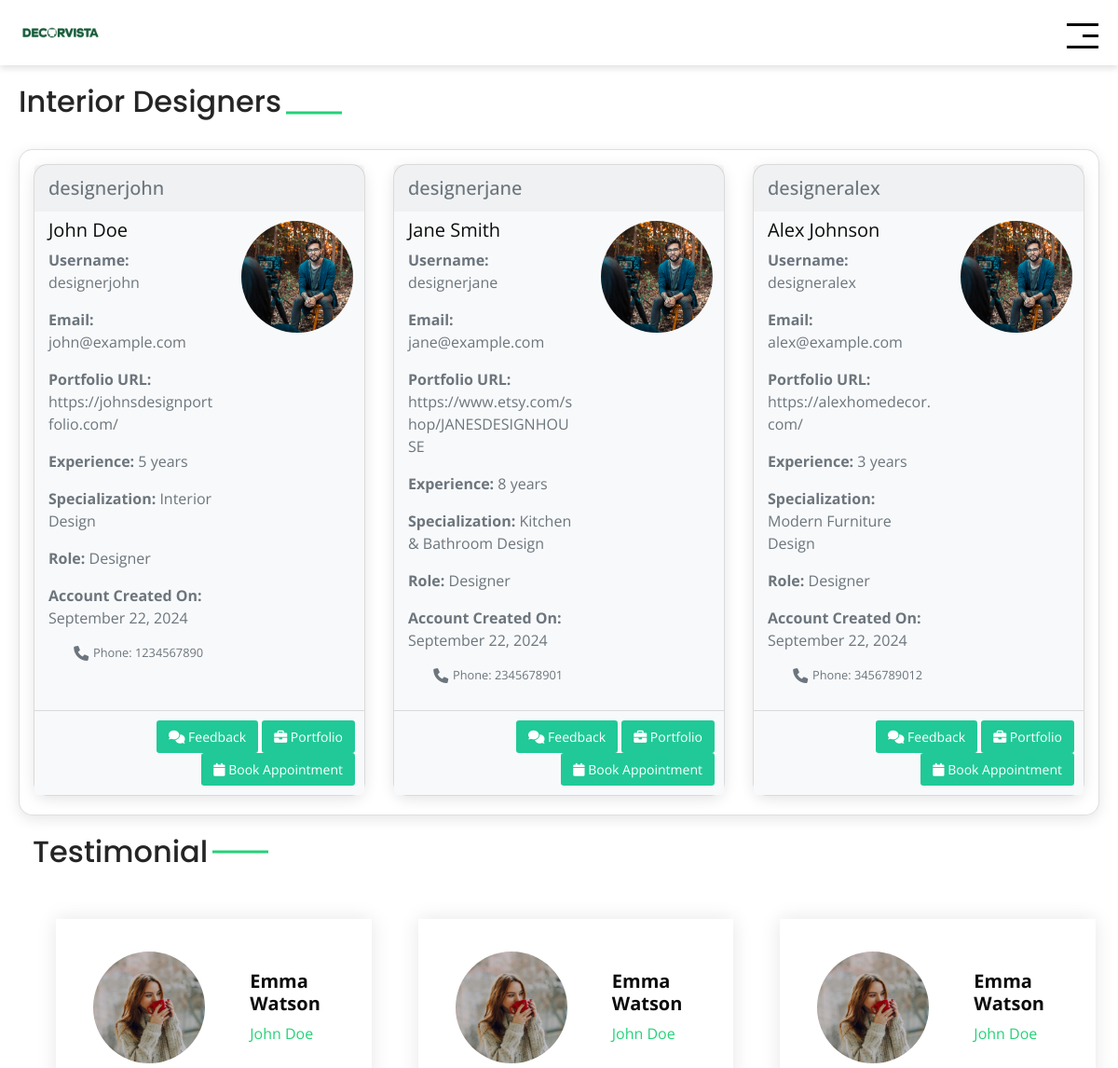
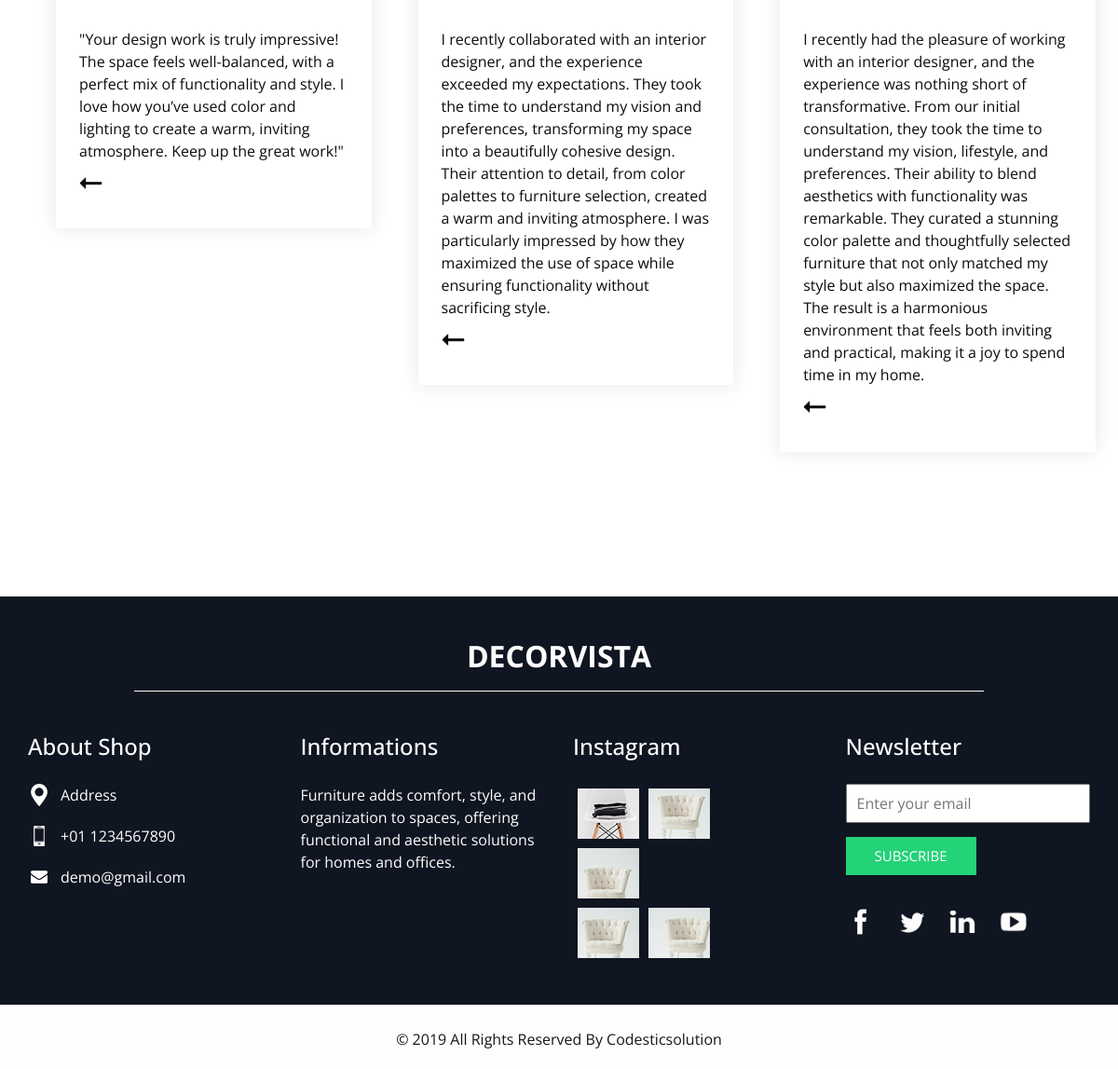
Page /decorvista/interior_design.php on the committed database (2 pictures, top to bottom).
### tables this page shows
CREATE TABLE `users` (
  `user_id` int(11) NOT NULL,
  `username` varchar(255) NOT NULL,
  `email` varchar(255) NOT NULL,
  `first_name` varchar(255) NOT NULL,
  `last_name` varchar(255) NOT NULL,
  `contact` varchar(50) NOT NULL,
  `password` varchar(255) NOT NULL,
  `role` enum('User','Designer','Admin') NOT NULL,
  `profile_photo` varchar(255) DEFAULT NULL,
  `created_at` timestamp NOT NULL DEFAULT current_timestamp(),
  `portfolio_url` varchar(255) DEFAULT NULL,
  `years_of_experience` int(11) DEFAULT NULL,
  `specialization` varchar(255) DEFAULT NULL
);

CREATE TABLE `reviews` (
  `review_id` int(11) NOT NULL,
  `user_id` int(11) NOT NULL,
  `product_id` int(11) DEFAULT NULL,
  `designer_id` int(11) DEFAULT NULL,
  `rating` int(11) DEFAULT NULL CHECK (`rating` between 1 and 5),
  `comment` text DEFAULT NULL,
  `review_date` timestamp NOT NULL DEFAULT current_timestamp()
);

### decorvista/interior_design.php (the view, shortened to what this page needs)
<?php
include("header.php");
?>
<body class="hold-transition sidebar-mini">
<div class="wrapper">
  <section class="content">
    <div class="heading_container">
      <h2 class="pb-4">
        Interior Designers
      </h2>
    </div>
    <div class="card card-solid">
      <div class="card-body pb-0">
        <div class="row">
        <?php
          $sql = "SELECT * FROM users WHERE role='Designer'";
          $result = $con->query($sql);
          if ($result->num_rows > 0) {
            while ($row = $result->fetch_assoc()) {
          ?>
          <div class="col-12 col-sm-6 col-md-4 d-flex align-items-stretch flex-column">
            <div class="card bg-light d-flex flex-fill">
              <div class="card-header text-muted border-bottom-0">
                <?php echo $row["username"]; ?>
              </div>
              <div class="card-body pt-0">
                <div class="row">
                  <div class="col-7">
                    <h2 class="lead pt-2"><b><?php echo $row["first_name"]; ?> <?php echo $row["last_name"]; ?></b></h2>
                    <p class="text-muted text-sm"><b>Username: </b><?php echo $row['username']; ?></p>
                    <p class="text-muted text-sm"><b>Email: </b><?php echo $row['email']; ?></p>
                    <p class="text-muted text-sm"><b>Portfolio URL: </b><?php echo $row['portfolio_url']; ?></p>
                    <p class="text-muted text-sm"><b>Experience: </b><?php echo $row['years_of_experience']; ?> years</p>
                    <p class="text-muted text-sm"><b>Specialization: </b><?php echo $row['specialization']; ?></p>
                    <p class="text-muted text-sm"><b>Role: </b><?php echo $row['role']; ?></p>
                    <p class="text-muted text-sm"><b>Account Created On: </b><?php echo date('F j, Y', strtotime($row['created_at'])); ?></p>
                    <ul class="ml-4 mb-0 fa-ul text-muted">
                      <li class="small"><span class="fa-li"><i class="fas fa-lg fa-phone"></i></span> Phone: <?php echo $row['contact']; ?></li>
                    </ul>
                  </div>
                  <div class="col-5 text-center">
                    <img src="../admin/uploads/profile_pictures/<?php echo $row['profile_photo']; ?>" alt="user-avatar" class="img-circle img-fluid">
                  </div>
                </div>
              </div>
              <div class="card-footer">
                <div class="text-right">
                  <a href="javascript:void(0);" class="btn btn-sm bg-teal" data-toggle="modal" data-target="#chatModal" data-fullname="<?php echo $row['first_name'] . ' ' . $row['last_name']; ?>" data-userid="<?php echo $row['user_id']; ?>">
                    <i class="fas fa-comments"></i> Feedback
                  </a>
                  <a href="portfolio.php?id=<?php echo $row['user_id']; ?>" class="btn btn-sm bg-teal">
                    <i class="fas fa-briefcase"></i> Portfolio
                  </a>
                  <a href="Consultations.php?id=<?php echo $row['user_id']; ?>" class="btn btn-sm bg-teal">
                    <i class="fas fa-calendar"></i> Book Appointment
                  </a>
                </div>
              </div>
            </div>
          </div>
          <?php
            }
          } else {
            echo "<tr><td colspan='7'>No Designers found</td></tr>";
          }
          ?>
        </div>
      </div>
    </div>
    <section class="client_section layout_padding-bottom">
      <div class="container">
        <div class="heading_container">
          <h2>
            Testimonial
          </h2>
        </div>
      </div>
      <div class="container">
        <div class="client_container layout_padding2">
        <?php
    $sql = "SELECT
    CONCAT(u1.first_name, ' ', u1.last_name) AS reviewer_full_name,
    u1.profile_photo AS reviewer_profile_photo,  -- Fetch reviewer's profile photo
    CONCAT(u2.first_name, ' ', u2.last_name) AS designer_full_name,
    u2.profile_photo AS designer_profile_photo,  -- Fetch designer's profile photo
    r.comment
FROM
    reviews r
JOIN
    users u1 ON r.user_id = u1.user_id  -- user who gave the review
JOIN
    users u2 ON r.designer_id = u2.user_id
";
    $result = $con->query($sql);
    if ($result && $result->num_rows > 0) {
        while ($row = $result->fetch_assoc()) {
    ?>
          <div class="client_box b-1">
            <div class="client-id">
            <div class="col-5 text-center">
                    <img src="../admin/uploads/profile_pictures/<?php echo $row['reviewer_profile_photo']; ?>" alt="user-avatar" class="img-circle img-fluid">
                  </div>
              <div class="name pl-5">
                <h5>
                <?php echo $row["reviewer_full_name"]; ?>
                </h5>
                <p>
                <?php echo $row["designer_full_name"]; ?>
                </p>
              </div>
            </div>
            <div class="detail">
              <p><?php echo $row["comment"]; ?></p>
              <div>
                <div class="arrow_img">
                </div>
              </div>
            </div>
          </div>
          <?php
        }
    } else {
        echo "<p>Be the first to leave a review!</p>";
    }
    ?>
        </div>
      </div>
    </section>
  </section>
</div>
<?php
include("footer.php");
?>
</body>
</html>

### decorvista/header.php (shortened to what this page needs)
<!DOCTYPE html>
<html>
<head>
  <link rel="stylesheet" type="text/css"
    href="https://cdnjs.cloudflare.com/ajax/libs/OwlCarousel2/2.1.3/assets/owl.carousel.min.css" />
    <link rel="stylesheet" href="https://cdnjs.cloudflare.com/ajax/libs/font-awesome/6.0.0-beta3/css/all.min.css">
  <link rel="stylesheet" type="text/css" href="css/bootstrap.css" />
  <link href="css/style.css" rel="stylesheet" />
  <link href="css/responsive.css" rel="stylesheet" />
</head>
<body class="sub_page">
<div>
    <header class="header_section">
  <div class="container-fluid">
    <nav class="navbar navbar-expand-lg custom_nav-container">
      <a class="navbar-brand" href="index.php">
        <img src="images/logo a.png" alt="" />
      </a>
      <div>
        <div class="custom_menu-btn ">
          <button>
            <span class="s-1"></span>
            <span class="s-2"></span>
            <span class="s-3"></span>
          </button>
        </div>
      </div>
    </nav>
  </div>
</header>
  </div>

### decorvista/footer.php (shortened to what this page needs)
<section class="info_section layout_padding2">
   <div class="container">
     <div class="info_logo">
       <h2>
         Decorvista
       </h2>
     </div>
     <div class="row">
       <div class="col-md-3">
         <div class="info_contact">
           <h5>
             About Shop
           </h5>
           <div>
             <div class="img-box">
               <img src="images/location-white.png" width="18px" alt="">
             </div>
             <p>
               Address
             </p>
           </div>
           <div>
             <div class="img-box">
               <img src="images/telephone-white.png" width="12px" alt="">
             </div>
             <p>
               +01 1234567890
             </p>
           </div>
           <div>
             <div class="img-box">
               <img src="images/envelope-white.png" width="18px" alt="">
             </div>
             <p>
               demo@gmail.com
             </p>
           </div>
         </div>
       </div>
       <div class="col-md-3">
         <div class="info_info">
           <h5>
             Informations
           </h5>
           <p>
             Furniture adds comfort, style, and organization to spaces, offering functional and aesthetic solutions for homes and offices.
           </p>
         </div>
       </div>
       <div class="col-md-3">
         <div class="info_insta">
           <h5>
             Instagram
           </h5>
           <div class="insta_container">
             <div>
               <a href="">
                 <div class="insta-box b-1">
                   <img src="images/i-1.jpg" alt="">
                 </div>
               </a>
               <a href="">
                 <div class="insta-box b-2">
                   <img src="images/i-2.jpg" alt="">
                 </div>
               </a>
             </div>
             <div>
               <a href="">
                 <div class="insta-box b-3">
                   <img src="images/i-3.jpg" alt="">
                 </div>
               </a>
               <a href="">
               </a>
             </div>
             <div>
               <a href="">
                 <div class="insta-box b-3">
                   <img src="images/i-5.jpg" alt="">
                 </div>
               </a>
               <a href="">
                 <div class="insta-box b-4">
                   <img src="images/i-6.jpg" alt="">
                 </div>
               </a>
             </div>
           </div>
         </div>
       </div>
       <div class="col-md-3">
         <div class="info_form ">
           <h5>
             Newsletter
           </h5>
           <form action="">
             <input type="email" placeholder="Enter your email">
             <button>
               Subscribe
             </button>
           </form>
           <div class="social_box">
             <a href="">
               <img src="images/fb.png" alt="">
             </a>
             <a href="">
               <img src="images/twitter.png" alt="">
             </a>
             <a href="">
               <img src="images/linkedin.png" alt="">
             </a>
             <a href="">
               <img src="images/youtube.png" alt="">
             </a>
           </div>
         </div>
       </div>
     </div>
   </div>
 </section>
 <section class="container-fluid footer_section ">
   <div class="container">
     <p>
       &copy; 2019 All Rights Reserved By
       <a href="https://html.design/">Codesticsolution</a>
     </p>
   </div>
 </section>

### decorvista/css/responsive.css (style rules this page uses)
@media (min-width: 1200px) { .container { max-width: 1170px; } }

### decorvista/interior_design.php (style rules this page uses)
.wrapper { min-height: 100vh; display: flex; flex-direction: column; }
.content { padding: 20px; }
.card { border-radius: 15px; box-shadow: 0 4px 15px rgba(0, 0, 0, 0.1); background-color: #fff; margin-bottom: 20px; transition: transform 0.3s; }
.card-header { color: white; padding: 10px 15px; font-size: 1.25rem; font-weight: 500; border-bottom: none; border-radius: 15px 15px 0 0; }
.card-body { padding: 15px; }
.img-circle { border-radius: 50%; max-width: 120px; margin: 10px 0; }
.card-footer { padding: 10px; background-color: #f8f9fa; border-radius: 0 0 15px 15px; }
.btn-sm { padding: 6px 12px; font-size: 0.875rem; line-height: 1.5; }
.bg-teal { background-color: #20c997; color: #fff; transition: background-color 0.3s; }
.fa-ul { margin: 0; padding-left: 1.5em; }
.fa-ul li { margin-bottom: 0.75rem; }

### rows in the picture
users: username "designerjohn", first_name "John", last_name "Doe", email "john@example.com", portfolio_url "https://johnsdesignportfolio.com/", years_of_experience "5", specialization "Interior Design", role "Designer", created_at "September 22, 2024", contact "1234567890", profile_photo (picture)
users: username "designerjane", first_name "Jane", last_name "Smith", email "jane@example.com", portfolio_url "https://www.etsy.com/shop/JANESDESIGNHOUSE", years_of_experience "8", specialization "Kitchen & Bathroom Design", role "Designer", created_at "September 22, 2024", contact "2345678901", profile_photo (picture)
users: username "designeralex", first_name "Alex", last_name "Johnson", email "alex@example.com", portfolio_url "https://alexhomedecor.com/", years_of_experience "3", specialization "Modern Furniture Design", role "Designer", created_at "September 22, 2024", contact "3456789012", profile_photo (picture)
reviews: user.profile_photo (picture), reviewer_full_name "Emma Watson", designer_full_name "John Doe", comment "\"Your design work is truly impressive! The space feels well-balanced, with a perfect mix of functionality and style. I love how you’ve used color and lighting to create a warm, inviting atmosphere. Keep up the great work!\""
reviews: user.profile_photo (picture), reviewer_full_name "Emma Watson", designer_full_name "John Doe", comment "I recently collaborated with an interior designer, and the experience exceeded my expectations. They took the time to understand my vision and preferences, transforming my space into a beautifully cohesive design. Their attention to detail, from color palettes to furniture selection, created a warm and inviting atmosphere. I was particularly impressed by how they maximized the use of space while ensuring functionality without sacrificing style."
reviews: user.profile_photo (picture), reviewer_full_name "Emma Watson", designer_full_name "John Doe", comment "I recently had the pleasure of working with an interior designer, and the experience was nothing short of transformative. From our initial consultation, they took the time to understand my vision, lifestyle, and preferences. Their ability to blend aesthetics with functionality was remarkable. They curated a stunning color palette and thoughtfully selected furniture that not only matched my style but also maximized the space. The result is a harmonious environment that feels both inviting and practical, making it a joy to spend time in my home."
